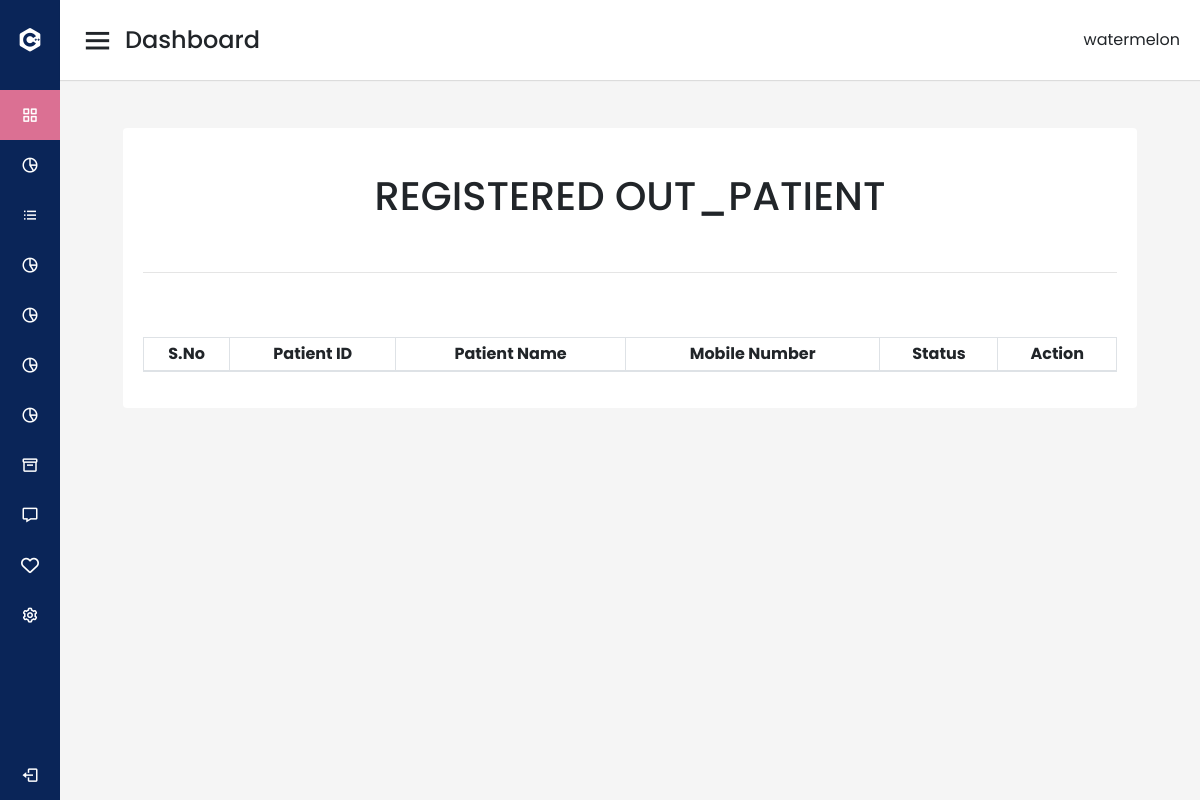
/doctor_view/ (signed in), run on an earlier commit of the app's database.
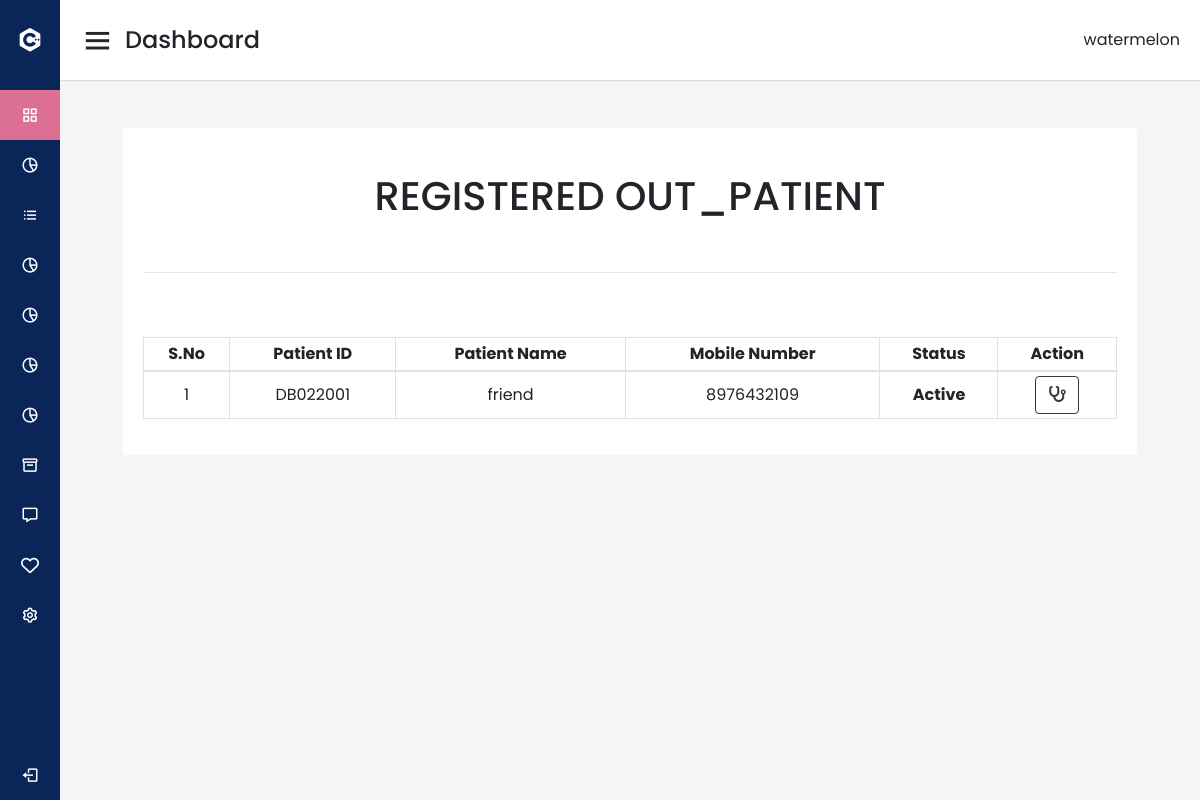
And on a later commit of the database.
### management/models.py (models this page shows, shortened)
class User(AbstractUser):
    address=models.TextField()
    aadhar_number=models.IntegerField()
    pan_number=models.CharField(max_length=30,null=True,blank=True)
    phone_number=models.IntegerField()
    is_admin = models.BooleanField('Is admin', default=False)
    is_user = models.BooleanField('Is_customer', default=False)

class TodayPatients(models.Model):
    patient=models.ForeignKey(PatientDetails,on_delete=models.CASCADE)
    created_at=models.DateTimeField(auto_now_add=True)
    updated_at = models.DateTimeField(auto_now=True)
    is_active=   models.BooleanField('Is active', default=False)

class PatientDetails(models.Model):
    patient_id= models.CharField(max_length=30)
    patient_name= models.CharField(max_length=30)
    fathers_name= models.CharField(max_length=30)
    age= models.CharField(max_length=30)
    date_of_birth= models.DateField()
    gender= models.CharField(max_length=30)
    blood_group=models.CharField(max_length=30,null=True,blank=True)
    address= models.TextField(max_length=30)
    phone_number = models.IntegerField(null=True,blank=True)

### management/views.py (the view)
# urls.py: path('doctor_view/',views.doctor_view, name='doctor_view'),
def doctor_view(request,id=None):
    if id :
         messages.success(request, 'Details created successfully')
    user=request.user
    if user.is_admin:
        x=  [TodayPatients.objects.get(id=i.id) for i in TodayPatients.objects.filter(created_at__contains=datetime.today().date()) if i.is_active==1]
        return render(request,"management/doctor_view.html",{'x':x,'user':user})
    else:
        messages.success(request,"Not admin")
        return redirect('login_view')

### management/templates/management/doctor_view.html (shortened to what this page needs)
{% extends "management/navbar.html" %}
{% load static %}
{% block content %}
<section id="out_patient">
    <div class="container-fluid">
        <div class="card mt-4 mx-5">
            <div class="card-body">
                <h1 class="card-title text-center mt-4">REGISTERED OUT_PATIENT</h1><br>
                <hr><br><br>
                <table id="example" class="table table-bordered text-center" style="width:100%">
                    <thead>
                        <tr>
                            <th class="text-center">S.No</th>
                            <th class="text-center">Patient&nbsp;ID</th>
                            <th class="text-center">Patient&nbsp;Name</th>
                            <th class="text-center">Mobile&nbsp;Number</th>
                            <th class="text-center">Status</th>
                            <th class="text-center">Action</th>
                        </tr>
                    </thead>
                    <tbody>
                        {% for i in x %}
                        {% if i.is_active %}
                        <tr class="active">
                            <td>{{forloop.counter}}</td>
                            <td>{{i.patient.patient_id}}</td>
                            <td>{{i.patient.patient_name}}</td>
                            <td>{{i.patient.phone_number}}</td>
                            <td>{% if i.is_active %}
                                <strong>Active</strong>
                                {% else %}
                                <strong>In-Active</strong>
                                {% endif %}
                            </td>
                            <td>
                                     {% if user.is_admin %}
                                    <a href="{% url 'doctor_vie' i.id %}"><button type="button"
                                        class="btn btn-outline-dark"><i class="fa-solid fa-stethoscope"></i></button></a>
                                    {% endif %}
                            </td>
                        </tr>
                        {% endif %}
                        {% endfor %}
                    </tbody>
                </table>
            </div>
        </div>
    </div>
</section>
{% endblock %}

### management/templates/management/navbar.html (shortened to what this page needs)
{% load static %}
<!DOCTYPE html>
<html lang="en">
<head>
    <link rel="stylesheet" href="https://cdn.jsdelivr.net/npm/bootstrap@4.6.2/dist/css/bootstrap.min.css"
>
    <link rel="stylesheet" href="https://cdnjs.cloudflare.com/ajax/libs/font-awesome/6.2.0/css/all.min.css">
    <link href='https://unpkg.com/boxicons@2.0.7/css/boxicons.min.css' rel='stylesheet'>
    <link rel="stylesheet" href="{% static 'css/navbarstyle.css' %}">
    <link rel="stylesheet" href="{% static 'css/clinicstyle.css' %}">
    <link rel="stylesheet" href="{% static 'css/login.css' %}">
    <link href="https://cdn.jsdelivr.net/npm/select2@4.1.0-rc.0/dist/css/select2.min.css" rel="stylesheet" />
</head>
<body>
    <div class="sidebar">
        <div class="logo-details">
            <i class='bx bxl-c-plus-plus'></i>
            <span class="logo_name">Clinic</span>
        </div>
        <ul class="nav-links">
            <li>
                <a href="#" class="active">
                    <i class='bx bx-grid-alt'></i>
                    <span class="links_name">Dashboard</span>
                </a>
            </li>
            <li>
                    <a href="{% url 'register' %}">
                        <i class='bx bx-pie-chart-alt-2'></i>
                        <span class="links_name">Register</span>
                    </a>
                </li>
                <li>
                <a href="{% url 'login_view' %}">
                    <i class='bx bx-list-ul'></i>
                    <span class="links_name">login</span>
                </a>
            </li>
            <li>
                <a href="{% url 'user_view' %}">
                    <i class='bx bx-pie-chart-alt-2'></i>
                    <span class="links_name">User view</span>
                </a>
            </li>
            <li>
                <a href="{% url 'doctor_view' %}">
                    <i class='bx bx-pie-chart-alt-2'></i>
                    <span class="links_name">Doctor view</span>
                </a>
            </li>
            <li>
                <a href="{% url 'search_patient' %}">
                    <i class='bx bx-pie-chart-alt-2'></i>
                    <span class="links_name">Search patient</span>
                </a>
            </li>
            <li>
                <a href="{% url 'patients_register' %}">
                    <i class='bx bx-pie-chart-alt-2'></i>
                    <span class="links_name">Patient Registration</span>
                </a>
            </li>
            <li>
                <a href="{% url 'add_fees' %}">
                    <i class='bx bx-box'></i>
                    <span class="links_name">Add fees</span>
                </a>
            </li>
            <li>
                <a href="{% url 'inventory_add_medicine' %}">
                    <i class='bx bx-message'></i>
                    <span class="links_name">Inventory</span>
                </a>
            </li>
            <li>
                <a href="{% url 'inventory_search_medicine' %}">
                    <i class="fa-regular fa-heart"></i>
                    <span class="links_name">Search Inventory</span>
                </a>
            </li>
            <li>
                <a href="#">
                    <i class='bx bx-cog'></i>
                    <span class="links_name">Setting</span>
                </a>
            </li>
            <li class="log_out" data-toggle="modal" data-target="#logoutModal">
                <a href="#">
                    <i class='bx bx-log-out'></i>
                    <span class="links_name">Log out</span>
                </a>
            </li>
        </ul>
    </div>
    <section class="home-section">
        <nav>
            <div class="sidebar-button">
                <i class='bx bx-menu sidebarBtn' id="sidebarBtn"></i>
                <span class="dashboard">Dashboard</span>
            </div>
            <div>
                <span class="links_name">{{user.username}}</span>
            </div>
        </nav>
        <div class="home-content">
          {% block content %}
            {% endblock %}
            </div>
    </section>
    </body>
</html>

### management/static/css/navbarstyle.css (style rules this page uses)
* { margin: 0; padding: 0; box-sizing: border-box; font-family: 'Poppins', sans-serif; }
.sidebar { position: fixed; height: 100%; width: 240px; background: #0A2558; transition: all 0.5s ease; }
.sidebar .logo-details { height: 80px; display: flex; align-items: center; }
.sidebar .logo-details i { font-size: 28px; font-weight: 500; color: #fff; min-width: 60px; text-align: center }
.sidebar .logo-details .logo_name { color: #fff; font-size: 24px; font-weight: 500; }
.sidebar .nav-links { margin-top: 10px; }
.sidebar .nav-links li { position: relative; list-style: none; height: 50px; }
.sidebar .nav-links li a { height: 100%; width: 100%; display: flex; align-items: center; text-decoration: none; transition: all 0.4s ease; }
.sidebar .nav-links li a.active { background: palevioletred; }
.sidebar .nav-links li i { min-width: 60px; text-align: center; font-size: 18px; color: #fff; }
.sidebar .nav-links li a .links_name { color: #fff; font-size: 15px; font-weight: 400; white-space: nowrap; }
.sidebar .nav-links .log_out { position: absolute; bottom: 0; width: 100%; }
.home-section { position: relative; background: #f5f5f5; min-height: 100vh; width: calc(100% - 240px); left: 240px; transition: all 0.5s ease; }
.home-section nav { display: flex; justify-content: space-between; height: 80px; background: #fff; display: flex; align-items: center; position: fixed; width: calc(100% - 240px); left: 240px; z-index: 100; padding: 0 20px; box-shadow: 0 1px 1px rgba(0, 0, 0, 0.1); transition: all 0.5s ease; }
.home-section nav .sidebar-button { display: flex; align-items: center; font-size: 24px; font-weight: 500; }
nav .sidebar-button i { font-size: 35px; margin-right: 10px; }
.home-section .home-content { position: relative; padding-top: 104px; }
@media (max-width: 1240px) { .sidebar { width: 60px; } }
@media (max-width: 1240px) { .home-section { width: calc(100% - 60px); left: 60px; } }
@media (max-width: 1240px) { .home-section nav { width: calc(100% - 60px); left: 60px; } }

### management/static/css/clinicstyle.css (style rules this page uses)
body { margin: 0; padding: 0; box-sizing: border-box; width: 100%; font-family: 'poppins'; font-style: normal; }
h1 { text-transform: uppercase; text-align: center; }
.table td, .table th { padding: 0.25rem; vertical-align: middle; border-top: 1px solid #dee2e6; }
.table thead th { vertical-align: middle; border-bottom: 2px solid #dee2e6; }
.sidebarBtn { cursor: pointer; }

### management/static/css/login.css (style rules this page uses)
body { background-color: #ECEEFF; }
.card { border: none; }

What changed in the data, as far as the page shows it:
added TodayPatients: patient.patient_id "DB022001", patient.patient_name "friend", patient.phone_number "8976432109", is_active "Active"
